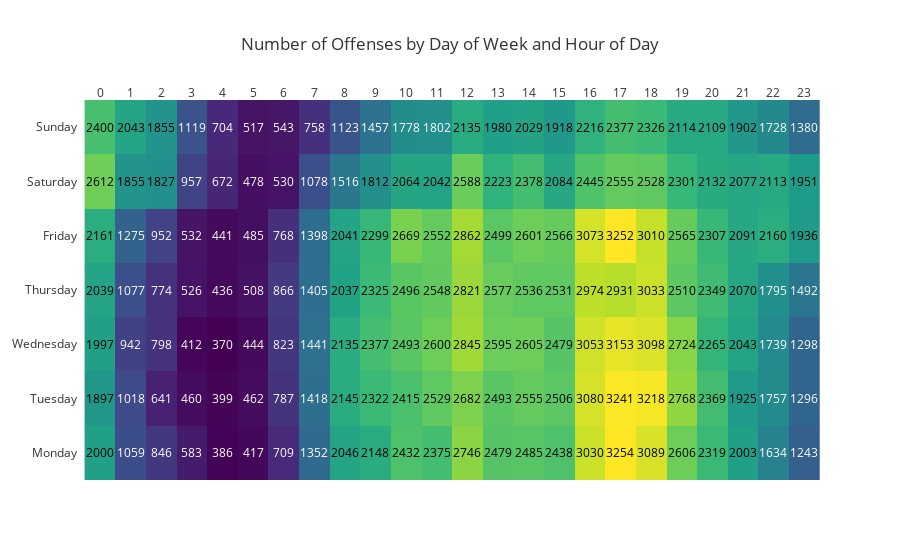

This figure's notebook cell:
### Code cell
fig = ff.create_annotated_heatmap(heatmap.values, x=heatmap.columns.to_list(), y=heatmap.index.to_list(), annotation_text=heatmap.values, colorscale='viridis')

fig.update_layout(title_text="Number of Offenses by Day of Week and Hour of Day", xaxis_nticks=24)

fig.show()

### Figure 1 — Plotly figure (JSON) as saved in the notebook; plotly's stock layout.template omitted (floating-point values rounded to 4 significant figures; data arrays with more than 128 entries replaced by an {"elided": "..."} marker saying what was removed)
{"data": [{"colorscale": [[0, "#440154"], [0.1111, "#482878"], [0.2222, "#3e4989"], [0.3333, "#31688e"], [0.4444, "#26828e"], [0.5556, "#1f9e89"], [0.6667, "#35b779"], [0.7778, "#6ece58"], [0.8889, "#b5de2b"], [1, "#fde725"]], "reversescale": false, "showscale": false, "type": "heatmap", "x": [0, 1, 2, 3, 4, 5, 6, 7, 8, 9, 10, 11, 12, 13, 14, 15, 16, 17, 18, 19, 20, 21, 22, 23], "y": ["Monday", "Tuesday", "Wednesday", "Thursday", "Friday", "Saturday", "Sunday"], "z": {"elided": "7x24 int values"}}], "layout": {"annotations": [{"font": {"color": "#000000"}, "showarrow": false, "text": "2000", "x": 0, "xref": "x", "y": "Monday", "yref": "y"}, {"font": {"color": "#FFFFFF"}, "showarrow": false, "text": "1059", "x": 1, "xref": "x", "y": "Monday", "yref": "y"}, {"font": {"color": "#FFFFFF"}, "showarrow": false, "text": "846", "x": 2, "xref": "x", "y": "Monday", "yref": "y"}, {"font": {"color": "#FFFFFF"}, "showarrow": false, "text": "583", "x": 3, "xref": "x", "y": "Monday", "yref": "y"}, {"font": {"color": "#FFFFFF"}, "showarrow": false, "text": "386", "x": 4, "xref": "x", "y": "Monday", "yref": "y"}, {"font": {"color": "#FFFFFF"}, "showarrow": false, "text": "417", "x": 5, "xref": "x", "y": "Monday", "yref": "y"}, {"font": {"color": "#FFFFFF"}, "showarrow": false, "text": "709", "x": 6, "xref": "x", "y": "Monday", "yref": "y"}, {"font": {"color": "#FFFFFF"}, "showarrow": false, "text": "1352", "x": 7, "xref": "x", "y": "Monday", "yref": "y"}, {"font": {"color": "#000000"}, "showarrow": false, "text": "2046", "x": 8, "xref": "x", "y": "Monday", "yref": "y"}, {"font": {"color": "#000000"}, "showarrow": false, "text": "2148", "x": 9, "xref": "x", "y": "Monday", "yref": "y"}, {"font": {"color": "#000000"}, "showarrow": false, "text": "2432", "x": 10, "xref": "x", "y": "Monday", "yref": "y"}, {"font": {"color": "#000000"}, "showarrow": false, "text": "2375", "x": 11, "xref": "x", "y": "Monday", "yref": "y"}, {"font": {"color": "#000000"}, "showarrow": false, "text": "2746", "x": 12, "xref": "x", "y": "Monday", "yref": "y"}, {"font": {"color": "#000000"}, "showarrow": false, "text": "2479", "x": 13, "xref": "x", "y": "Monday", "yref": "y"}, {"font": {"color": "#000000"}, "showarrow": false, "text": "2485", "x": 14, "xref": "x", "y": "Monday", "yref": "y"}, {"font": {"color": "#000000"}, "showarrow": false, "text": "2438", "x": 15, "xref": "x", "y": "Monday", "yref": "y"}, {"font": {"color": "#000000"}, "showarrow": false, "text": "3030", "x": 16, "xref": "x", "y": "Monday", "yref": "y"}, {"font": {"color": "#000000"}, "showarrow": false, "text": "3254", "x": 17, "xref": "x", "y": "Monday", "yref": "y"}, {"font": {"color": "#000000"}, "showarrow": false, "text": "3089", "x": 18, "xref": "x", "y": "Monday", "yref": "y"}, {"font": {"color": "#000000"}, "showarrow": false, "text": "2606", "x": 19, "xref": "x", "y": "Monday", "yref": "y"}, {"font": {"color": "#000000"}, "showarrow": false, "text": "2319", "x": 20, "xref": "x", "y": "Monday", "yref": "y"}, {"font": {"color": "#000000"}, "showarrow": false, "text": "2003", "x": 21, "xref": "x", "y": "Monday", "yref": "y"}, {"font": {"color": "#FFFFFF"}, "showarrow": false, "text": "1634", "x": 22, "xref": "x", "y": "Monday", "yref": "y"}, {"font": {"color": "#FFFFFF"}, "showarrow": false, "text": "1243", "x": 23, "xref": "x", "y": "Monday", "yref": "y"}, {"font": {"color": "#000000"}, "showarrow": false, "text": "1897", "x": 0, "xref": "x", "y": "Tuesday", "yref": "y"}, {"font": {"color": "#FFFFFF"}, "showarrow": false, "text": "1018", "x": 1, "xref": "x", "y": "Tuesday", "yref": "y"}, {"font": {"color": "#FFFFFF"}, "showarrow": false, "text": "641", "x": 2, "xref": "x", "y": "Tuesday", "yref": "y"}, {"font": {"color": "#FFFFFF"}, "showarrow": false, "text": "460", "x": 3, "xref": "x", "y": "Tuesday", "yref": "y"}, {"font": {"color": "#FFFFFF"}, "showarrow": false, "text": "399", "x": 4, "xref": "x", "y": "Tuesday", "yref": "y"}, {"font": {"color": "#FFFFFF"}, "showarrow": false, "text": "462", "x": 5, "xref": "x", "y": "Tuesday", "yref": "y"}, {"font": {"color": "#FFFFFF"}, "showarrow": false, "text": "787", "x": 6, "xref": "x", "y": "Tuesday", "yref": "y"}, {"font": {"color": "#FFFFFF"}, "showarrow": false, "text": "1418", "x": 7, "xref": "x", "y": "Tuesday", "yref": "y"}, {"font": {"color": "#000000"}, "showarrow": false, "text": "2145", "x": 8, "xref": "x", "y": "Tuesday", "yref": "y"}, {"font": {"color": "#000000"}, "showarrow": false, "text": "2322", "x": 9, "xref": "x", "y": "Tuesday", "yref": "y"}, {"font": {"color": "#000000"}, "showarrow": false, "text": "2415", "x": 10, "xref": "x", "y": "Tuesday", "yref": "y"}, {"font": {"color": "#000000"}, "showarrow": false, "text": "2529", "x": 11, "xref": "x", "y": "Tuesday", "yref": "y"}, {"font": {"color": "#000000"}, "showarrow": false, "text": "2682", "x": 12, "xref": "x", "y": "Tuesday", "yref": "y"}, {"font": {"color": "#000000"}, "showarrow": false, "text": "2493", "x": 13, "xref": "x", "y": "Tuesday", "yref": "y"}, {"font": {"color": "#000000"}, "showarrow": false, "text": "2555", "x": 14, "xref": "x", "y": "Tuesday", "yref": "y"}, {"font": {"color": "#000000"}, "showarrow": false, "text": "2506", "x": 15, "xref": "x", "y": "Tuesday", "yref": "y"}, {"font": {"color": "#000000"}, "showarrow": false, "text": "3080", "x": 16, "xref": "x", "y": "Tuesday", "yref": "y"}, {"font": {"color": "#000000"}, "showarrow": false, "text": "3241", "x": 17, "xref": "x", "y": "Tuesday", "yref": "y"}, {"font": {"color": "#000000"}, "showarrow": false, "text": "3218", "x": 18, "xref": "x", "y": "Tuesday", "yref": "y"}, {"font": {"color": "#000000"}, "showarrow": false, "text": "2768", "x": 19, "xref": "x", "y": "Tuesday", "yref": "y"}, {"font": {"color": "#000000"}, "showarrow": false, "text": "2369", "x": 20, "xref": "x", "y": "Tuesday", "yref": "y"}, {"font": {"color": "#000000"}, "showarrow": false, "text": "1925", "x": 21, "xref": "x", "y": "Tuesday", "yref": "y"}, {"font": {"color": "#FFFFFF"}, "showarrow": false, "text": "1757", "x": 22, "xref": "x", "y": "Tuesday", "yref": "y"}, {"font": {"color": "#FFFFFF"}, "showarrow": false, "text": "1296", "x": 23, "xref": "x", "y": "Tuesday", "yref": "y"}, {"font": {"color": "#000000"}, "showarrow": false, "text": "1997", "x": 0, "xref": "x", "y": "Wednesday", "yref": "y"}, {"font": {"color": "#FFFFFF"}, "showarrow": false, "text": "942", "x": 1, "xref": "x", "y": "Wednesday", "yref": "y"}, {"font": {"color": "#FFFFFF"}, "showarrow": false, "text": "798", "x": 2, "xref": "x", "y": "Wednesday", "yref": "y"}, {"font": {"color": "#FFFFFF"}, "showarrow": false, "text": "412", "x": 3, "xref": "x", "y": "Wednesday", "yref": "y"}, {"font": {"color": "#FFFFFF"}, "showarrow": false, "text": "370", "x": 4, "xref": "x", "y": "Wednesday", "yref": "y"}, {"font": {"color": "#FFFFFF"}, "showarrow": false, "text": "444", "x": 5, "xref": "x", "y": "Wednesday", "yref": "y"}, {"font": {"color": "#FFFFFF"}, "showarrow": false, "text": "823", "x": 6, "xref": "x", "y": "Wednesday", "yref": "y"}, {"font": {"color": "#FFFFFF"}, "showarrow": false, "text": "1441", "x": 7, "xref": "x", "y": "Wednesday", "yref": "y"}, {"font": {"color": "#000000"}, "showarrow": false, "text": "2135", "x": 8, "xref": "x", "y": "Wednesday", "yref": "y"}, {"font": {"color": "#000000"}, "showarrow": false, "text": "2377", "x": 9, "xref": "x", "y": "Wednesday", "yref": "y"}, {"font": {"color": "#000000"}, "showarrow": false, "text": "2493", "x": 10, "xref": "x", "y": "Wednesday", "yref": "y"}, {"font": {"color": "#000000"}, "showarrow": false, "text": "2600", "x": 11, "xref": "x", "y": "Wednesday", "yref": "y"}, {"font": {"color": "#000000"}, "showarrow": false, "text": "2845", "x": 12, "xref": "x", "y": "Wednesday", "yref": "y"}, {"font": {"color": "#000000"}, "showarrow": false, "text": "2595", "x": 13, "xref": "x", "y": "Wednesday", "yref": "y"}, {"font": {"color": "#000000"}, "showarrow": false, "text": "2605", "x": 14, "xref": "x", "y": "Wednesday", "yref": "y"}, {"font": {"color": "#000000"}, "showarrow": false, "text": "2479", "x": 15, "xref": "x", "y": "Wednesday", "yref": "y"}, {"font": {"color": "#000000"}, "showarrow": false, "text": "3053", "x": 16, "xref": "x", "y": "Wednesday", "yref": "y"}, {"font": {"color": "#000000"}, "showarrow": false, "text": "3153", "x": 17, "xref": "x", "y": "Wednesday", "yref": "y"}, {"font": {"color": "#000000"}, "showarrow": false, "text": "3098", "x": 18, "xref": "x", "y": "Wednesday", "yref": "y"}, {"font": {"color": "#000000"}, "showarrow": false, "text": "2724", "x": 19, "xref": "x", "y": "Wednesday", "yref": "y"}, {"font": {"color": "#000000"}, "showarrow": false, "text": "2265", "x": 20, "xref": "x", "y": "Wednesday", "yref": "y"}, {"font": {"color": "#000000"}, "showarrow": false, "text": "2043", "x": 21, "xref": "x", "y": "Wednesday", "yref": "y"}, {"font": {"color": "#FFFFFF"}, "showarrow": false, "text": "1739", "x": 22, "xref": "x", "y": "Wednesday", "yref": "y"}, {"font": {"color": "#FFFFFF"}, "showarrow": false, "text": "1298", "x": 23, "xref": "x", "y": "Wednesday", "yref": "y"}, {"font": {"color": "#000000"}, "showarrow": false, "text": "2039", "x": 0, "xref": "x", "y": "Thursday", "yref": "y"}, {"font": {"color": "#FFFFFF"}, "showarrow": false, "text": "1077", "x": 1, "xref": "x", "y": "Thursday", "yref": "y"}, {"font": {"color": "#FFFFFF"}, "showarrow": false, "text": "774", "x": 2, "xref": "x", "y": "Thursday", "yref": "y"}, {"font": {"color": "#FFFFFF"}, "showarrow": false, "text": "526", "x": 3, "xref": "x", "y": "Thursday", "yref": "y"}, {"font": {"color": "#FFFFFF"}, "showarrow": false, "text": "436", "x": 4, "xref": "x", "y": "Thursday", "yref": "y"}, {"font": {"color": "#FFFFFF"}, "showarrow": false, "text": "508", "x": 5, "xref": "x", "y": "Thursday", "yref": "y"}, {"font": {"color": "#FFFFFF"}, "showarrow": false, "text": "866", "x": 6, "xref": "x", "y": "Thursday", "yref": "y"}, {"font": {"color": "#FFFFFF"}, "showarrow": false, "text": "1405", "x": 7, "xref": "x", "y": "Thursday", "yref": "y"}, {"font": {"color": "#000000"}, "showarrow": false, "text": "2037", "x": 8, "xref": "x", "y": "Thursday", "yref": "y"}, {"font": {"color": "#000000"}, "showarrow": false, "text": "2325", "x": 9, "xref": "x", "y": "Thursday", "yref": "y"}, {"font": {"color": "#000000"}, "showarrow": false, "text": "2496", "x": 10, "xref": "x", "y": "Thursday", "yref": "y"}, {"font": {"color": "#000000"}, "showarrow": false, "text": "2548", "x": 11, "xref": "x", "y": "Thursday", "yref": "y"}, {"font": {"color": "#000000"}, "showarrow": false, "text": "2821", "x": 12, "xref": "x", "y": "Thursday", "yref": "y"}, {"font": {"color": "#000000"}, "showarrow": false, "text": "2577", "x": 13, "xref": "x", "y": "Thursday", "yref": "y"}, {"font": {"color": "#000000"}, "showarrow": false, "text": "2536", "x": 14, "xref": "x", "y": "Thursday", "yref": "y"}, {"font": {"color": "#000000"}, "showarrow": false, "text": "2531", "x": 15, "xref": "x", "y": "Thursday", "yref": "y"}, {"font": {"color": "#000000"}, "showarrow": false, "text": "2974", "x": 16, "xref": "x", "y": "Thursday", "yref": "y"}, {"font": {"color": "#000000"}, "showarrow": false, "text": "2931", "x": 17, "xref": "x", "y": "Thursday", "yref": "y"}, {"font": {"color": "#000000"}, "showarrow": false, "text": "3033", "x": 18, "xref": "x", "y": "Thursday", "yref": "y"}, {"font": {"color": "#000000"}, "showarrow": false, "text": "2510", "x": 19, "xref": "x", "y": "Thursday", "yref": "y"}, {"font": {"color": "#000000"}, "showarrow": false, "text": "2349", "x": 20, "xref": "x", "y": "Thursday", "yref": "y"}, {"font": {"color": "#000000"}, "showarrow": false, "text": "2070", "x": 21, "xref": "x", "y": "Thursday", "yref": "y"}, {"font": {"color": "#FFFFFF"}, "showarrow": false, "text": "1795", "x": 22, "xref": "x", "y": "Thursday", "yref": "y"}, {"font": {"color": "#FFFFFF"}, "showarrow": false, "text": "1492", "x": 23, "xref": "x", "y": "Thursday", "yref": "y"}, {"font": {"color": "#000000"}, "showarrow": false, "text": "2161", "x": 0, "xref": "x", "y": "Friday", "yref": "y"}, {"font": {"color": "#FFFFFF"}, "showarrow": false, "text": "1275", "x": 1, "xref": "x", "y": "Friday", "yref": "y"}, {"font": {"color": "#FFFFFF"}, "showarrow": false, "text": "952", "x": 2, "xref": "x", "y": "Friday", "yref": "y"}, {"font": {"color": "#FFFFFF"}, "showarrow": false, "text": "532", "x": 3, "xref": "x", "y": "Friday", "yref": "y"}, {"font": {"color": "#FFFFFF"}, "showarrow": false, "text": "441", "x": 4, "xref": "x", "y": "Friday", "yref": "y"}, {"font": {"color": "#FFFFFF"}, "showarrow": false, "text": "485", "x": 5, "xref": "x", "y": "Friday", "yref": "y"}, {"font": {"color": "#FFFFFF"}, "showarrow": false, "text": "768", "x": 6, "xref": "x", "y": "Friday", "yref": "y"}, {"font": {"color": "#FFFFFF"}, "showarrow": false, "text": "1398", "x": 7, "xref": "x", "y": "Friday", "yref": "y"}, {"font": {"color": "#000000"}, "showarrow": false, "text": "2041", "x": 8, "xref": "x", "y": "Friday", "yref": "y"}, {"font": {"color": "#000000"}, "showarrow": false, "text": "2299", "x": 9, "xref": "x", "y": "Friday", "yref": "y"}, {"font": {"color": "#000000"}, "showarrow": false, "text": "2669", "x": 10, "xref": "x", "y": "Friday", "yref": "y"}, {"font": {"color": "#000000"}, "showarrow": false, "text": "2552", "x": 11, "xref": "x", "y": "Friday", "yref": "y"}, {"font": {"color": "#000000"}, "showarrow": false, "text": "2862", "x": 12, "xref": "x", "y": "Friday", "yref": "y"}, {"font": {"color": "#000000"}, "showarrow": false, "text": "2499", "x": 13, "xref": "x", "y": "Friday", "yref": "y"}, {"font": {"color": "#000000"}, "showarrow": false, "text": "2601", "x": 14, "xref": "x", "y": "Friday", "yref": "y"}, {"font": {"color": "#000000"}, "showarrow": false, "text": "2566", "x": 15, "xref": "x", "y": "Friday", "yref": "y"}, {"font": {"color": "#000000"}, "showarrow": false, "text": "3073", "x": 16, "xref": "x", "y": "Friday", "yref": "y"}, {"font": {"color": "#000000"}, "showarrow": false, "text": "3252", "x": 17, "xref": "x", "y": "Friday", "yref": "y"}, {"font": {"color": "#000000"}, "showarrow": false, "text": "3010", "x": 18, "xref": "x", "y": "Friday", "yref": "y"}, {"font": {"color": "#000000"}, "showarrow": false, "text": "2565", "x": 19, "xref": "x", "y": "Friday", "yref": "y"}, {"font": {"color": "#000000"}, "showarrow": false, "text": "2307", "x": 20, "xref": "x", "y": "Friday", "yref": "y"}, {"font": {"color": "#000000"}, "showarrow": false, "text": "2091", "x": 21, "xref": "x", "y": "Friday", "yref": "y"}, {"font": {"color": "#000000"}, "showarrow": false, "text": "2160", "x": 22, "xref": "x", "y": "Friday", "yref": "y"}, {"font": {"color": "#000000"}, "showarrow": false, "text": "1936", "x": 23, "xref": "x", "y": "Friday", "yref": "y"}, {"font": {"color": "#000000"}, "showarrow": false, "text": "2612", "x": 0, "xref": "x", "y": "Saturday", "yref": "y"}, {"font": {"color": "#000000"}, "showarrow": false, "text": "1855", "x": 1, "xref": "x", "y": "Saturday", "yref": "y"}, {"font": {"color": "#000000"}, "showarrow": false, "text": "1827", "x": 2, "xref": "x", "y": "Saturday", "yref": "y"}, {"font": {"color": "#FFFFFF"}, "showarrow": false, "text": "957", "x": 3, "xref": "x", "y": "Saturday", "yref": "y"}, {"font": {"color": "#FFFFFF"}, "showarrow": false, "text": "672", "x": 4, "xref": "x", "y": "Saturday", "yref": "y"}, {"font": {"color": "#FFFFFF"}, "showarrow": false, "text": "478", "x": 5, "xref": "x", "y": "Saturday", "yref": "y"}, {"font": {"color": "#FFFFFF"}, "showarrow": false, "text": "530", "x": 6, "xref": "x", "y": "Saturday", "yref": "y"}, {"font": {"color": "#FFFFFF"}, "showarrow": false, "text": "1078", "x": 7, "xref": "x", "y": "Saturday", "yref": "y"}, {"font": {"color": "#FFFFFF"}, "showarrow": false, "text": "1516", "x": 8, "xref": "x", "y": "Saturday", "yref": "y"}, {"font": {"color": "#000000"}, "showarrow": false, "text": "1812", "x": 9, "xref": "x", "y": "Saturday", "yref": "y"}, {"font": {"color": "#000000"}, "showarrow": false, "text": "2064", "x": 10, "xref": "x", "y": "Saturday", "yref": "y"}, {"font": {"color": "#000000"}, "showarrow": false, "text": "2042", "x": 11, "xref": "x", "y": "Saturday", "yref": "y"}, {"font": {"color": "#000000"}, "showarrow": false, "text": "2588", "x": 12, "xref": "x", "y": "Saturday", "yref": "y"}, {"font": {"color": "#000000"}, "showarrow": false, "text": "2223", "x": 13, "xref": "x", "y": "Saturday", "yref": "y"}, {"font": {"color": "#000000"}, "showarrow": false, "text": "2378", "x": 14, "xref": "x", "y": "Saturday", "yref": "y"}, {"font": {"color": "#000000"}, "showarrow": false, "text": "2084", "x": 15, "xref": "x", "y": "Saturday", "yref": "y"}, {"font": {"color": "#000000"}, "showarrow": false, "text": "2445", "x": 16, "xref": "x", "y": "Saturday", "yref": "y"}, {"font": {"color": "#000000"}, "showarrow": false, "text": "2555", "x": 17, "xref": "x", "y": "Saturday", "yref": "y"}, {"font": {"color": "#000000"}, "showarrow": false, "text": "2528", "x": 18, "xref": "x", "y": "Saturday", "yref": "y"}, {"font": {"color": "#000000"}, "showarrow": false, "text": "2301", "x": 19, "xref": "x", "y": "Saturday", "yref": "y"}, {"font": {"color": "#000000"}, "showarrow": false, "text": "2132", "x": 20, "xref": "x", "y": "Saturday", "yref": "y"}, {"font": {"color": "#000000"}, "showarrow": false, "text": "2077", "x": 21, "xref": "x", "y": "Saturday", "yref": "y"}, {"font": {"color": "#000000"}, "showarrow": false, "text": "2113", "x": 22, "xref": "x", "y": "Saturday", "yref": "y"}, {"font": {"color": "#000000"}, "showarrow": false, "text": "1951", "x": 23, "xref": "x", "y": "Saturday", "yref": "y"}, {"font": {"color": "#000000"}, "showarrow": false, "text": "2400", "x": 0, "xref": "x", "y": "Sunday", "yref": "y"}, {"font": {"color": "#000000"}, "showarrow": false, "text": "2043", "x": 1, "xref": "x", "y": "Sunday", "yref": "y"}, {"font": {"color": "#000000"}, "showarrow": false, "text": "1855", "x": 2, "xref": "x", "y": "Sunday", "yref": "y"}, {"font": {"color": "#FFFFFF"}, "showarrow": false, "text": "1119", "x": 3, "xref": "x", "y": "Sunday", "yref": "y"}, {"font": {"color": "#FFFFFF"}, "showarrow": false, "text": "704", "x": 4, "xref": "x", "y": "Sunday", "yref": "y"}, {"font": {"color": "#FFFFFF"}, "showarrow": false, "text": "517", "x": 5, "xref": "x", "y": "Sunday", "yref": "y"}, {"font": {"color": "#FFFFFF"}, "showarrow": false, "text": "543", "x": 6, "xref": "x", "y": "Sunday", "yref": "y"}, {"font": {"color": "#FFFFFF"}, "showarrow": false, "text": "758", "x": 7, "xref": "x", "y": "Sunday", "yref": "y"}, {"font": {"color": "#FFFFFF"}, "showarrow": false, "text": "1123", "x": 8, "xref": "x", "y": "Sunday", "yref": "y"}, {"font": {"color": "#FFFFFF"}, "showarrow": false, "text": "1457", "x": 9, "xref": "x", "y": "Sunday", "yref": "y"}, {"font": {"color": "#FFFFFF"}, "showarrow": false, "text": "1778", "x": 10, "xref": "x", "y": "Sunday", "yref": "y"}, {"font": {"color": "#FFFFFF"}, "showarrow": false, "text": "1802", "x": 11, "xref": "x", "y": "Sunday", "yref": "y"}, {"font": {"color": "#000000"}, "showarrow": false, "text": "2135", "x": 12, "xref": "x", "y": "Sunday", "yref": "y"}, {"font": {"color": "#000000"}, "showarrow": false, "text": "1980", "x": 13, "xref": "x", "y": "Sunday", "yref": "y"}, {"font": {"color": "#000000"}, "showarrow": false, "text": "2029", "x": 14, "xref": "x", "y": "Sunday", "yref": "y"}, {"font": {"color": "#000000"}, "showarrow": false, "text": "1918", "x": 15, "xref": "x", "y": "Sunday", "yref": "y"}, {"font": {"color": "#000000"}, "showarrow": false, "text": "2216", "x": 16, "xref": "x", "y": "Sunday", "yref": "y"}, {"font": {"color": "#000000"}, "showarrow": false, "text": "2377", "x": 17, "xref": "x", "y": "Sunday", "yref": "y"}, {"font": {"color": "#000000"}, "showarrow": false, "text": "2326", "x": 18, "xref": "x", "y": "Sunday", "yref": "y"}, {"font": {"color": "#000000"}, "showarrow": false, "text": "2114", "x": 19, "xref": "x", "y": "Sunday", "yref": "y"}, {"font": {"color": "#000000"}, "showarrow": false, "text": "2109", "x": 20, "xref": "x", "y": "Sunday", "yref": "y"}, {"font": {"color": "#000000"}, "showarrow": false, "text": "1902", "x": 21, "xref": "x", "y": "Sunday", "yref": "y"}, {"font": {"color": "#FFFFFF"}, "showarrow": false, "text": "1728", "x": 22, "xref": "x", "y": "Sunday", "yref": "y"}, {"font": {"color": "#FFFFFF"}, "showarrow": false, "text": "1380", "x": 23, "xref": "x", "y": "Sunday", "yref": "y"}], "autosize": true, "title": {"text": "Number of Offenses by Day of Week and Hour of Day"}, "xaxis": {"autorange": true, "dtick": 1, "gridcolor": "rgb(0, 0, 0)", "nticks": 24, "range": [-0.5, 23.5], "side": "top", "ticks": "", "type": "linear"}, "yaxis": {"autorange": true, "dtick": 1, "range": [-0.5, 6.5], "ticks": "", "ticksuffix": "  ", "type": "category"}}}
